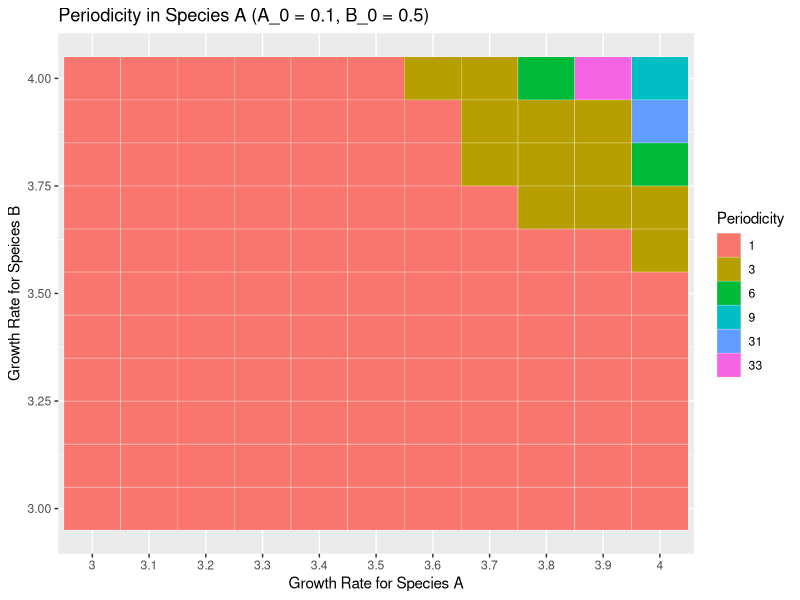
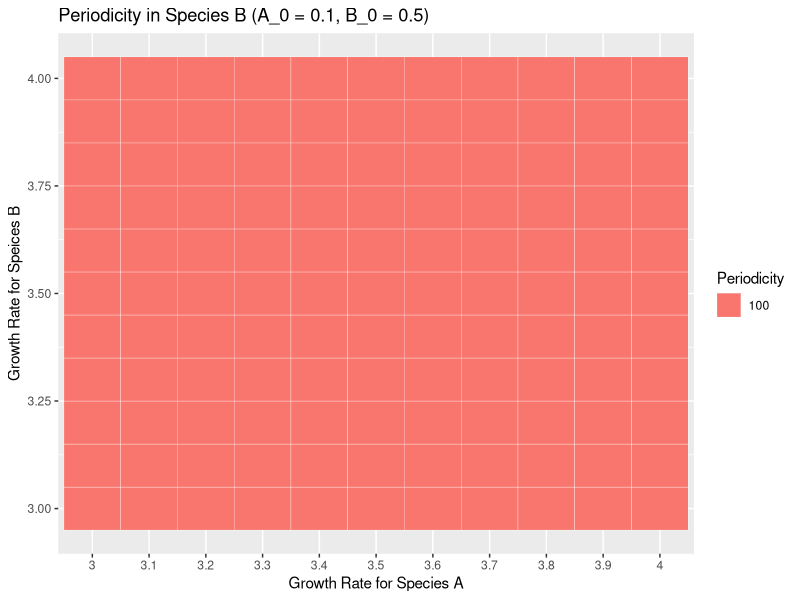
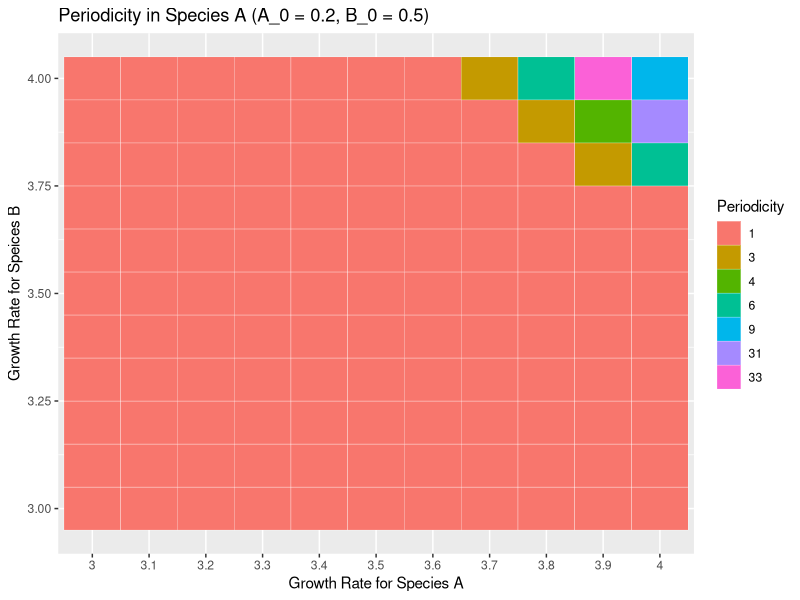
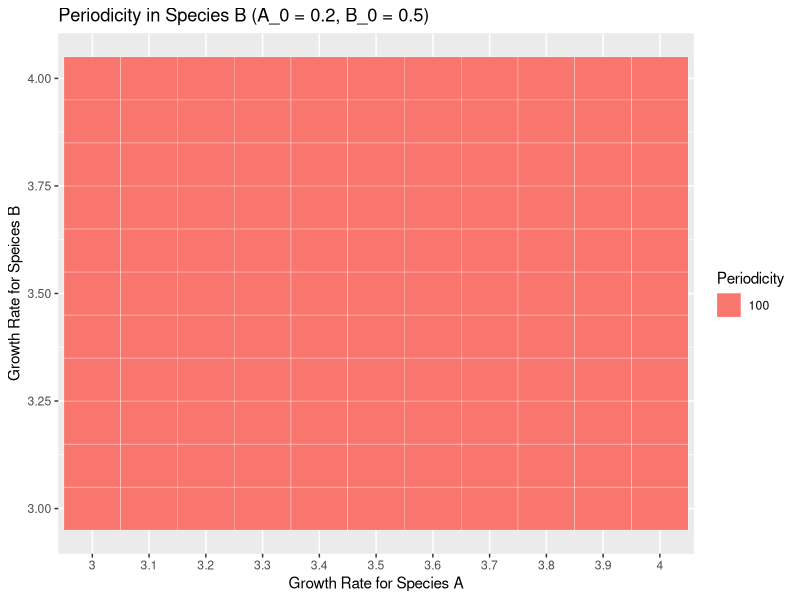
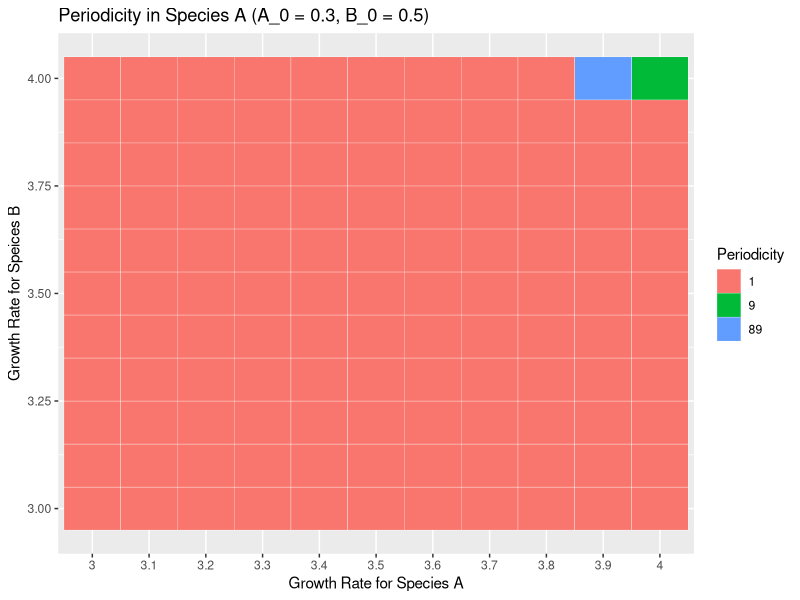
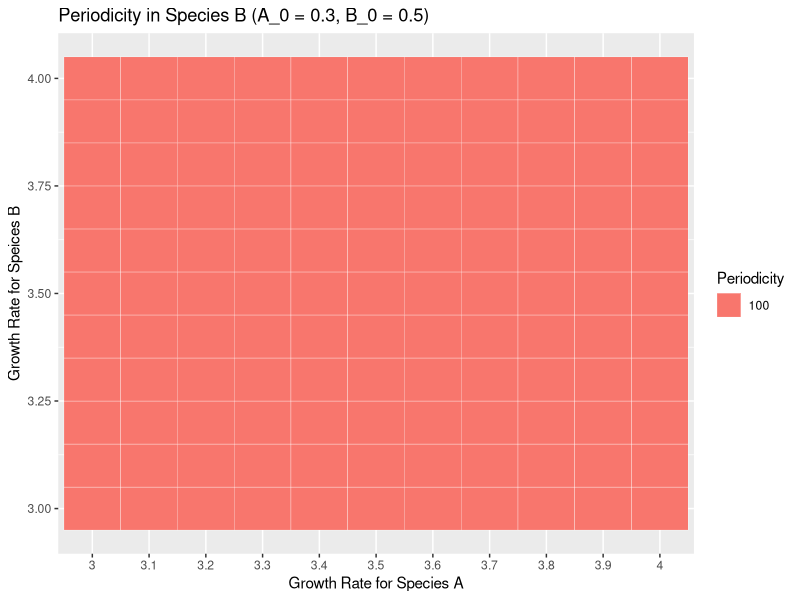
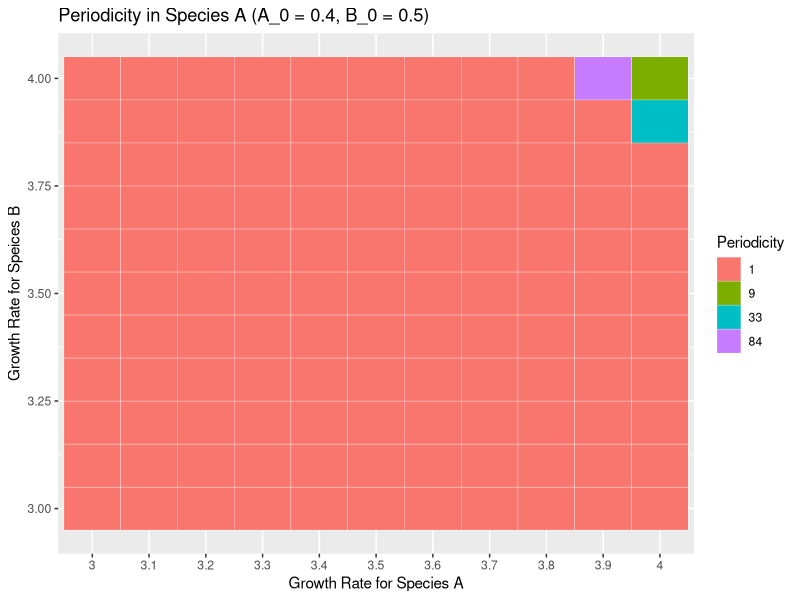
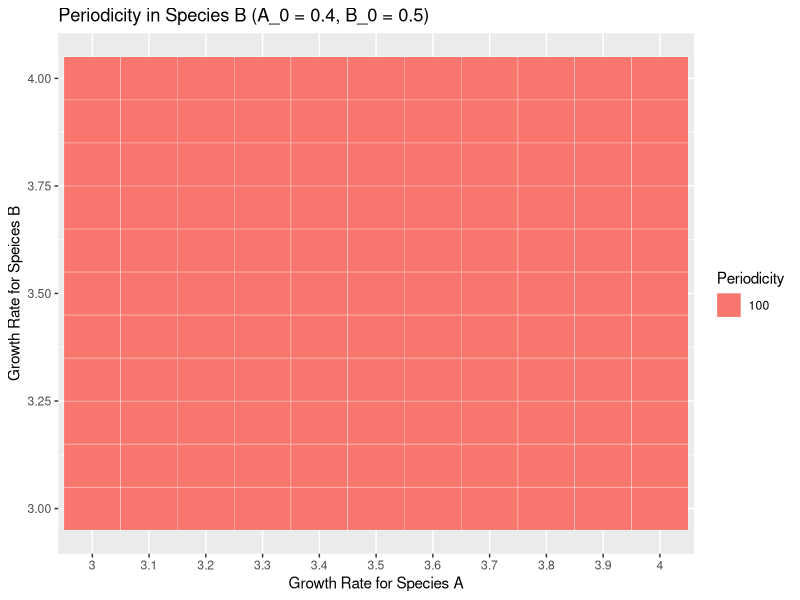

Source code (R) for these figures, in order: (Note: this script raises an error after producing the figures.)
library(ggplot2)
library(tidyr)
library(dplyr)
library(RColorBrewer)
library(colorspace)


#
# A <-> B


#parameters

para_a = 0.5 #how much influence has species a on species b
para_b = 0.5 #how much influence has species b on species a
r_a_range = seq(3,4,0.1) #growth rate of species a
r_b_range = seq(3,4,0.1) #growth rate of species b
r_b = 2 #growth rate of species b

b_range <- seq(0,1,0.01) 
n_steps <- 500      # Total time steps
n_keep <- 100       # How many steps to keep for plotting (after transients)
a_0 <- 0.1       # Initial population density for a
start_range <- seq(0.1, 0.9, 0.1) #different starting conditions
b_0 <- 0.5       # Initial population density for a
#equations
#a[n+1] = r_a * a[n] * (1 - a[n] - para_b * b[n]) 
#b[n+1] = r_b * b[n] * (1 - b[n] - para_a * a[n])


#How do the equilibrium change with different growth rates if A and B change over time


for (n in 1:length(start_range)){
  
  a_0 <- start_range[n]

  all_solutions_a <- data.frame(matrix(nrow = length(r_a_range), ncol = length(r_b_range)))
  names(all_solutions_a) <- as.character(r_a_range) # j
  rownames(all_solutions_a) <- as.character(r_b_range) # k
  all_solutions_b <- all_solutions_a
  
  j = 0
  for (r_a in r_a_range){
    j = j+1
    k = 0
    for (r_b in r_b_range){
      
      k  = k +1
      a_sol <- c()
      b_sol <- c()
      a <- a_0
      b <- b_0
      for (i in 1:n_steps){
        a <- r_a * a * (1 - a - para_b * b) 
        b <- r_b * b * (1 - b - para_a * a)
        if (i > (n_steps - n_keep)) {
          b_sol <- c(b_sol, b)
          a_sol <- c(a_sol, a)
          
        }
      }
      
      a_sol <- round(a_sol, 3)
      b_sol <- round(b_sol, 3)
      n_a <- length(unique(a_sol))
      n_b <- length((b_sol))
      all_solutions_a[k, j] <- n_a
      all_solutions_b[k,j] <- n_b
    }
    
  }
  
  #plot for Species A
  
  all_solutions_a["r_b"] <- r_b_range
  to_plot <- all_solutions_a %>%
    pivot_longer(-r_b, names_to = "names", values_to = "Periodicity")
  
  
  print(ggplot(data = to_plot, aes(x = names, y = r_b, fill = factor(Periodicity))) +
    geom_tile(color = "white") +
    labs(fill = "Periodicity") +
    xlab("Growth Rate for Species A") +
    ylab("Growth Rate for Speices B") +
    ggtitle(sprintf("Periodicity in Species A (A_0 = %s, B_0 = %s)" ,a_0, b_0)))
  
  #plot for Species B
  
  all_solutions_b["r_b"] <- r_b_range
  to_plot <- all_solutions_b %>%
    pivot_longer(-r_b, names_to = "names", values_to = "Periodicity")
  
  
  print(ggplot(data = to_plot, aes(x = names, y = r_b, fill = factor(Periodicity))) +
          geom_tile(color = "white") +
          labs(fill = "Periodicity") +
          xlab("Growth Rate for Species A") +
          ylab("Growth Rate for Speices B") +
          ggtitle(sprintf("Periodicity in Species B (A_0 = %s, B_0 = %s)" ,a_0, b_0)))
}
####


#How does the equilibrium of population A change with different population densities of B if population density of B is kept constant over time

par(mfrow = c(length(r_a_range)/4, 4)) 

for (r_a in r_a_range){
  a_sol <- c()
  b_plot <- c()
  for (b in b_range){
    a <- a_0
    for (i in 1:n_steps){
    a <- r_a * a * (1 - a - para_b * b) 
    if (i > (n_steps - n_keep)) {
      b_plot <- c(b_plot, b)
      a_sol <- c(a_sol, a)
      }
    }
  }
  
  solutions <- data.frame(b_plot, a_sol)
  names(solutions) <- c("b", sprintf("%s",r_a))
  
  
  

  plot(b_plot, a_sol, pch = ".", col = "black", cex = 5,
      xlab = "Population density (b)", ylab = "Population density (a)",
       main = sprintf("r_a = %.1f",r_a),
  )
  
  all_solutions <- c(all_solutions, solutions)
}


#Which periodicity do the reuslts have?

all_solutions <- as.data.frame(all_solutions)
all_solutions <- all_solutions %>% select(-starts_with("b."))
n <- as.character(r_a_range)
n <- c("b", n)
names(all_solutions) <- n

periods <- c()
perioden <- data.frame(matrix(nrow = length(unique(b_plot)), ncol = length(r_a_range)))
names(perioden) <- as.character(r_a_range)


j = 0
for (bb in unique(b_plot)){
  j = j +1
  x <- all_solutions[all_solutions$b == bb,]
  periods <- c()
  for (i in 1:length(r_a_range)){
  
    period <- nrow(unique(x[i]))
    periods <- c(periods, period)
  }
  
  perioden[j,] <- periods
  
}


perioden["b"] <- unique(b_plot)

to_plot <- perioden %>%
  pivot_longer(-b, names_to = "names", values_to = "Periodicity")



ggplot(data = to_plot, aes(x = names, y = b, fill = factor(Periodicity))) +
  geom_tile(color = "white") +
  scale_fill_discrete_sequential(palette = "Reds", nmax = length(unique(to_plot$Periodicity))) +
  #scale_fill_manual(values = c("white", "#377EB8", "#4DAF4A", "#984EA3", "#FF7F00", 
   #                            "#FFFF33", "#A65628", "#F781BF", "#999999", "#E6AB02",
    #                           "#D53E4F", "#5E4FA2", "#F46D43", "#E6F598", "#3288BD",
     #                          "#66C2A5", "black"), name = "Periodicities") +
  xlab("Growth Rate for Species A") +
  ylab("Poulation Density of B") +
  ggtitle("Periodicity with changing growth rate")

#What we can look at:#What we can look at:filled.contour()
#Changing initial population density of a
#Changing growth rate of a and b together
#Changing the para_a and para_b values
#Plotting r_a and r_b -> heatmap
